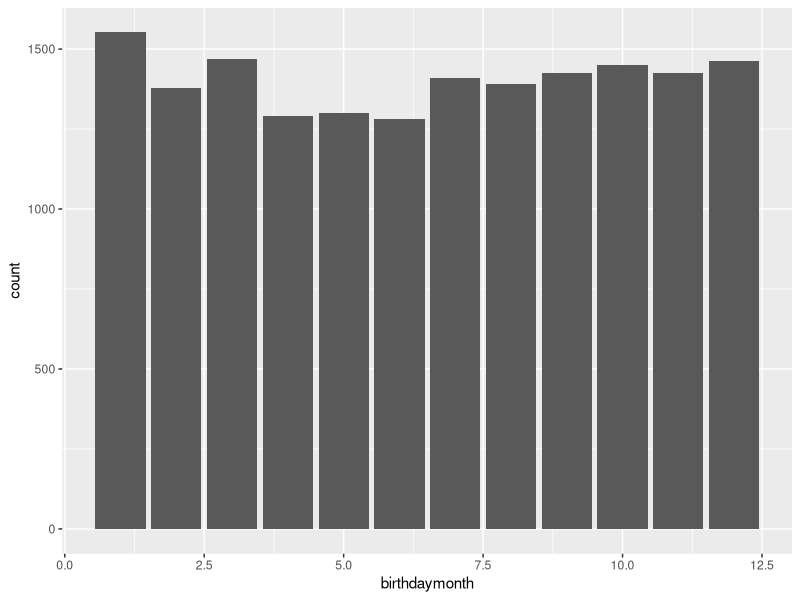
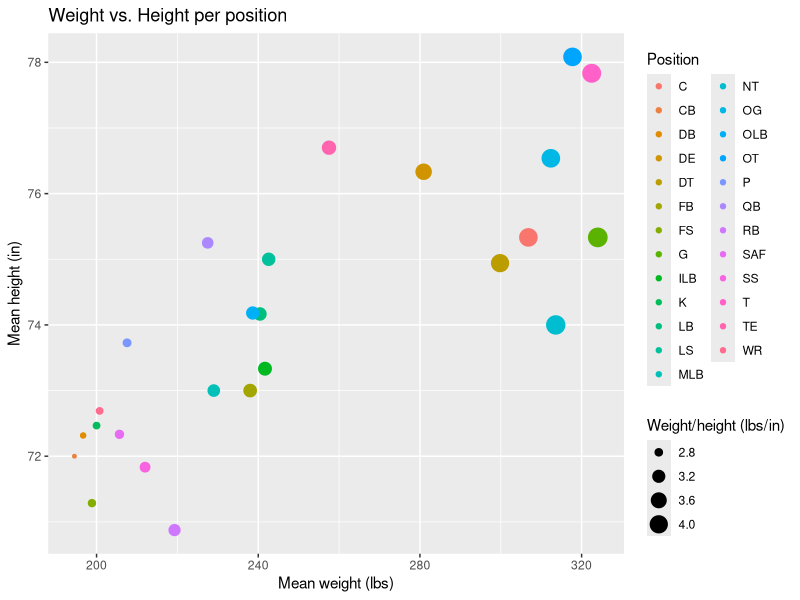
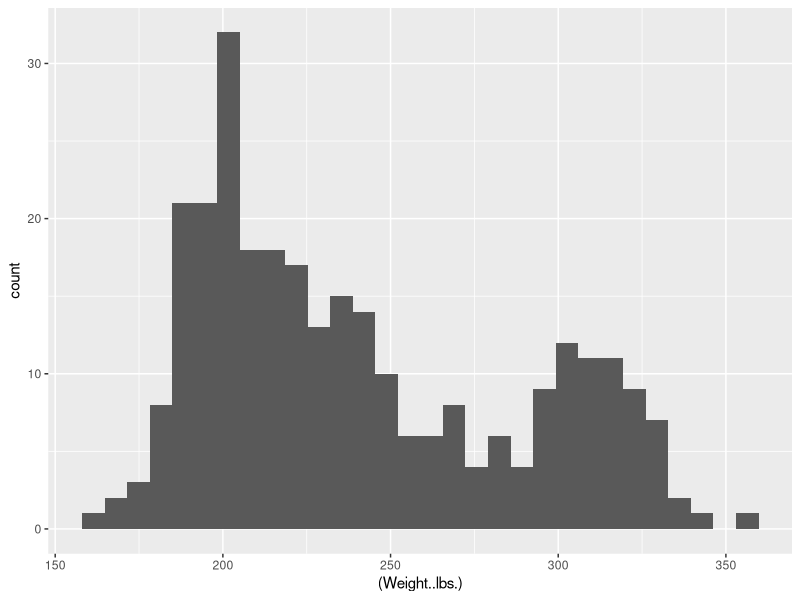

Recreate these plots in R, in order.
## ---- chunk 1
knitr::opts_chunk$set(echo = TRUE)
## ---- chunk 2
library(tidyverse)
basicstats <- read.csv("CSVnflbasicstats.csv")

dim(basicstats)
names(basicstats)
## ---- chunk 3
basicstats %>%
  filter(College == "Washington") %>%
  summarize(count = n())
## ---- chunk 4
basicstats %>%
  filter(!is.na(College)) %>%
  group_by(College) %>%
  summarize(count = n()) %>%
  arrange(desc(rank(count)))
## ---- chunk 5
library(lubridate)
monthdayyear <- as.Date(basicstats$Birthday, "%m/%d/%Y")
basicstats %>%
  mutate(birthdaymonth = month(as.Date(monthdayyear))) %>%
  filter(!is.na(monthdayyear)) %>%
  group_by(birthdaymonth) %>%
  summarize(count = n()) %>%
  ggplot(aes(x=birthdaymonth, y=count)) +
  geom_col() 

## ---- chunk 6
defense <- basicstats %>%
  filter(!is.na(Position),
         Position == c("CB", "DB", "DE", "DL", "DT", "FS", "ILB", "LB", "MLB", "NT", "SAF", "SS")) %>%
  select(Height..inches., Position, Weight..lbs.)

offense <- basicstats %>%
filter(!is.na(Position),
         Position == c("C", "FB", "G", "OG", "OL", "OLB", "OT", "QB", "RB", "WR", "T", "TE")) %>%
  select(Height..inches., Position, Weight..lbs.)

specialteams <- basicstats %>%
  filter(!is.na(Position),
         Position == c("K", "LS", "P")) %>%
  select(Height..inches., Position, Weight..lbs.)

datacombined <- bind_rows(specialteams, offense, defense, .id = "Grouped Teams")
## ---- chunk 7
datacombined %>%
  filter(is.na(Position) == FALSE, !is.na(Weight..lbs.),
         !is.na(Height..inches.)) %>%
  group_by(Position)%>%
  summarize(meanweight = mean(Weight..lbs.),
            meanheight= mean(Height..inches.)) %>%
  ggplot(aes(x=meanweight, y=meanheight, size=(meanweight/meanheight), 
             col=Position)) +
  geom_point() +
  labs(title = "Weight vs. Height per position",
         x = "Mean weight (lbs)", y = "Mean height (in)",
       size = "Weight/height (lbs/in)",
       color = "Position")
## ---- chunk 8
datacombined %>%
  filter(is.na(Position) == FALSE, !is.na(Weight..lbs.)) %>%
  group_by(Position)%>%
  ggplot(aes(x=(Weight..lbs.))) + 
  geom_histogram(position = "dodge")
